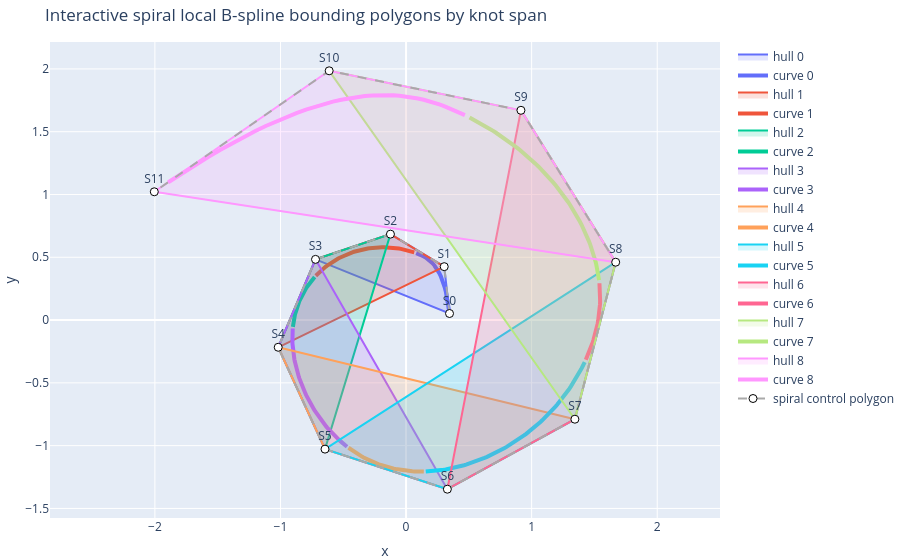

Notebook code cell kept with this figure:
### Markdown cell above
## Interactive Spiral Knot-Span Bounding Polygons

This Plotly view shows the spiral spline's local planar convex hulls, paired with the sampled curve segment from the same knot span.

### Code cell
try:
    import plotly.graph_objects as go
    from plotly.colors import qualitative
except ImportError as exc:
    raise ImportError(
        "Install plotly to use the interactive spiral knot-span view, for example: pip install plotly"
    ) from exc


def spiral_hex_to_rgba(hex_color, alpha):
    hex_color = hex_color.lstrip("#")
    red = int(hex_color[0:2], 16)
    green = int(hex_color[2:4], 16)
    blue = int(hex_color[4:6], 16)
    return f"rgba({red}, {green}, {blue}, {alpha})"


spiral_local_knot_spans = knot_span_control_point_indices(spiral_knots, spiral_degree)
spiral_plotly_span_colors = qualitative.Plotly
curve_xy_spiral = curve_xyt_spiral[:, :2]

fig = go.Figure()

for span_number, span in enumerate(spiral_local_knot_spans):
    active_indices = span["indices"]
    active_points = control_points_xy_spiral[active_indices]
    hull = convex_hull_2d(active_points)
    closed = np.r_[hull, hull[:1]]
    color = spiral_plotly_span_colors[span_number % len(spiral_plotly_span_colors)]
    label = f"span {span_number}: t=[{span['t_start']:.2f}, {span['t_end']:.2f}]"
    active_label = ", ".join(f"S{i}" for i in active_indices)

    fig.add_trace(go.Scatter(
        x=closed[:, 0],
        y=closed[:, 1],
        mode="lines",
        fill="toself",
        fillcolor=spiral_hex_to_rgba(color, 0.18),
        line=dict(color=color, width=2),
        name=f"hull {span_number}",
        text=[f"{label}<br>active: {active_label}"] * len(closed),
        hovertemplate="%{text}<extra></extra>",
    ))

    if span_number == len(spiral_local_knot_spans) - 1:
        span_mask = (spiral_ts >= span["t_start"]) & (spiral_ts <= span["t_end"])
    else:
        span_mask = (spiral_ts >= span["t_start"]) & (spiral_ts < span["t_end"])
    segment_curve = curve_xy_spiral[span_mask]
    segment_t = spiral_ts[span_mask]
    fig.add_trace(go.Scatter(
        x=segment_curve[:, 0],
        y=segment_curve[:, 1],
        mode="lines",
        line=dict(color=color, width=4),
        name=f"curve {span_number}",
        customdata=segment_t,
        hovertemplate="x=%{x:.2f}<br>y=%{y:.2f}<br>t=%{customdata:.2f}<extra></extra>",
    ))

fig.add_trace(go.Scatter(
    x=control_points_xy_spiral[:, 0],
    y=control_points_xy_spiral[:, 1],
    mode="lines+markers+text",
    line=dict(color="darkgray", width=2, dash="dash"),
    marker=dict(size=8, color="white", line=dict(color="black", width=1)),
    text=[f"S{idx}" for idx in range(len(control_points_xy_spiral))],
    textposition="top center",
    name="spiral control polygon",
    hovertemplate="%{text}<br>x=%{x:.2f}<br>y=%{y:.2f}<extra></extra>",
))

fig.update_layout(
    title="Interactive spiral local B-spline bounding polygons by knot span",
    xaxis_title="x",
    yaxis_title="y",
    hovermode="closest",
    margin=dict(l=0, r=0, b=0, t=42),
    legend=dict(x=1.02, y=1.0),
)
fig.update_yaxes(scaleanchor="x", scaleratio=1)
fig.show()
